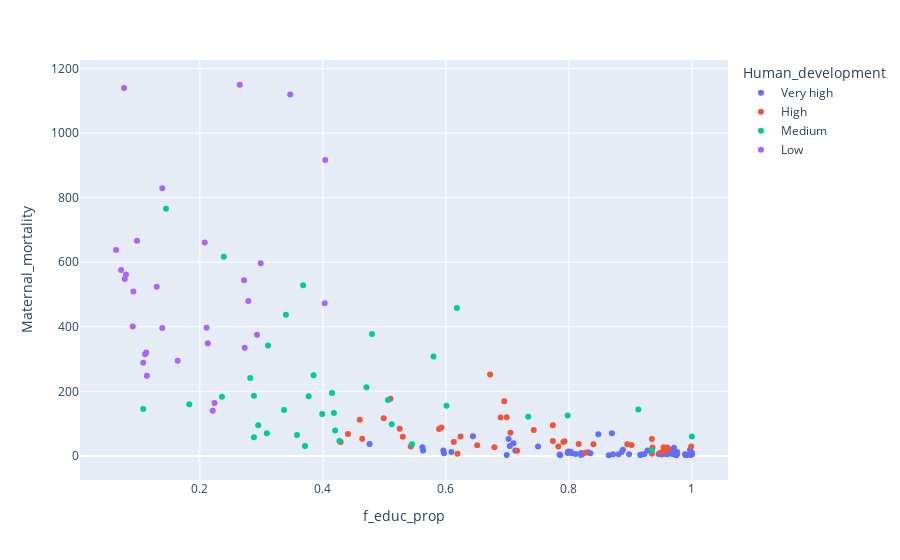

The notebook cell saved with this chart:
### Code cell
### Interactive Plot of Percentage of women with secondary education vs. maternal mortality
px.scatter(df1, 
           y = 'Maternal_mortality',
           x = 'f_educ_prop',
           hover_data = ['Country'],
           color = 'Human_development')

### Figure 1 — Plotly figure (JSON) as saved in the notebook; plotly's stock layout.template omitted (floating-point values rounded to 4 significant figures)
{"data": [{"customdata": [["Switzerland"], ["Norway"], ["Iceland"], ["Hong Kong"], ["Australia"], ["Denmark"], ["Sweden"], ["Ireland"], ["Germany"], ["Netherlands"], ["Finland"], ["Singapore"], ["Belgium"], ["New Zealand"], ["Canada"], ["Liechtenstein"], ["Luxembourg"], ["United Kingdom"], ["Japan"], ["South Korea"], ["United States"], ["Israel"], ["Malta"], ["Slovenia"], ["Austria"], ["United Arab Emirates"], ["Spain"], ["France"], ["Cyprus"], ["Italy"], ["Estonia"], ["Czechia"], ["Greece"], ["Poland"], ["Bahrain"], ["Lithuania"], ["Saudi Arabia"], ["Portugal"], ["Latvia"], ["Andorra"], ["Croatia"], ["Chile"], ["Qatar"], ["San Marino"], ["Slovakia"], ["Hungary"], ["Argentina"], ["Türkiye"], ["Montenegro"], ["Kuwait"], ["Brunei Darussalam"], ["Russian Federation"], ["Romania"], ["Oman"], ["Bahamas"], ["Kazakhstan"], ["Trinidad and Tobago"], ["Costa Rica"], ["Uruguay"], ["Belarus"], ["Panama"], ["Malaysia"], ["Georgia"], ["Mauritius"], ["Serbia"], ["Thailand"]], "hovertemplate": "Human_development=Very high<br>f_educ_prop=%{x}<br>Maternal_mortality=%{y}<br>Country=%{customdata[0]}<extra></extra>", "legendgroup": "Very high", "marker": {"color": "#636efa", "symbol": "circle"}, "mode": "markers", "name": "Very high", "orientation": "v", "showlegend": true, "type": "scatter", "x": [0.969, 0.991, 0.998, 0.771, 0.946, 0.951, 0.918, 0.881, 0.961, 0.898, 0.99, 0.805, 0.872, 0.82, 1, null, 1, 0.998, 0.959, 0.831, 0.965, 0.916, 0.822, 0.976, 1, 0.82, 0.785, 0.835, 0.811, 0.786, 0.976, 0.998, 0.699, 0.865, 0.799, 0.955, 0.713, 0.597, 0.997, 0.707, 0.97, 0.803, 0.798, 0.818, 0.989, 0.976, 0.71, 0.563, 0.923, 0.609, 0.704, 0.928, 0.888, 0.966, 0.87, 0.998, 0.848, 0.562, 0.596, 0.975, 0.702, 0.75, 0.971, 0.644, 0.886, 0.476], "xaxis": "x", "y": [5, 2, 4, null, 6, 4, 4, 5, 7, 5, 3, 8, 5, 9, 10, null, 5, 7, 5, 11, 19, 3, 6, 7, 5, 3, 4, 8, 6, 2, 9, 3, 3, 2, 14, 8, 17, 8, 19, null, 8, 13, 9, null, 5, 12, 39, 17, 6, 12, 31, 17, 19, 19, 70, 10, 67, 27, 17, 2, 52, 29, 25, 61, 12, 37], "yaxis": "y"}, {"customdata": [["Albania"], ["Bulgaria"], ["Grenada"], ["Barbados"], ["Antigua and Barbuda"], ["Seychelles"], ["Sri Lanka"], ["Bosnia and Herzegovina"], ["Saint Kitts and Nevis"], ["Iran"], ["Ukraine"], ["North Macedonia"], ["China"], ["Dominican Republic"], ["Moldova"], ["Palau"], ["Cuba"], ["Peru"], ["Armenia"], ["Mexico"], ["Brazil"], ["Colombia"], ["Saint Vincent and the Grenadines"], ["Maldives"], ["Algeria"], ["Azerbaijan"], ["Tonga"], ["Turkmenistan"], ["Ecuador"], ["Mongolia"], ["Egypt"], ["Tunisia"], ["Fiji"], ["Suriname"], ["Uzbekistan"], ["Dominica"], ["Jordan"], ["Libya"], ["Paraguay"], ["Palestine"], ["Saint Lucia"], ["Guyana"], ["South Africa"], ["Jamaica"], ["Samoa"], ["Gabon"], ["Lebanon"], ["Indonesia"], ["Viet Nam"]], "hovertemplate": "Human_development=High<br>f_educ_prop=%{x}<br>Maternal_mortality=%{y}<br>Country=%{customdata[0]}<extra></extra>", "legendgroup": "High", "marker": {"color": "#EF553B", "symbol": "circle"}, "mode": "markers", "name": "High", "orientation": "v", "showlegend": true, "type": "scatter", "x": [0.954, 0.949, null, 0.954, null, null, 0.84, 0.827, null, 0.716, 0.962, 0.619, 0.783, 0.774, 0.961, 0.969, 0.895, 0.593, 0.96, 0.651, 0.624, 0.589, 0.441, 0.464, 0.46, 0.936, 0.935, 0.935, 0.53, 0.793, 0.816, 0.429, 0.902, 0.699, 0.999, null, 0.774, 0.705, 0.525, 0.679, 0.499, 0.695, 0.689, 0.743, 0.791, 0.672, 0.543, 0.51, 0.613], "xaxis": "x", "y": [15, 10, 25, 27, 42, 53, 36, 10, null, 16, 19, 7, 29, 95, 19, null, 36, 88, 26, 33, 60, 83, 68, 53, 112, 26, 52, 7, 59, 45, 37, 43, 34, 120, 29, null, 46, 72, 84, 27, 117, 169, 119, 80, 43, 252, 29, 177, 43], "yaxis": "y"}, {"customdata": [["Philippines"], ["Botswana"], ["Bolivia"], ["Kyrgyzstan"], ["Venezuela"], ["Iraq"], ["Tajikistan"], ["Belize"], ["Morocco"], ["El Salvador"], ["Nicaragua"], ["Bhutan"], ["Cabo Verde"], ["Bangladesh"], ["Tuvalu"], ["Marshall Islands"], ["India"], ["Ghana"], ["Micronesia"], ["Guatemala"], ["Kiribati"], ["Honduras"], ["Sao Tome and Principe"], ["Namibia"], ["Lao People's Democratic Republic"], ["Timor-Leste"], ["Vanuatu"], ["Nepal"], ["Eswatini"], ["Equatorial Guinea"], ["Cambodia"], ["Zimbabwe"], ["Angola"], ["Myanmar"], ["Syrian Arab Republic"], ["Cameroon"], ["Kenya"], ["Congo"], ["Zambia"], ["Solomon Islands"], ["Comoros"], ["Papua New Guinea"], ["Mauritania"], ["Côte d'Ivoire"]], "hovertemplate": "Human_development=Medium<br>f_educ_prop=%{x}<br>Maternal_mortality=%{y}<br>Country=%{customdata[0]}<extra></extra>", "legendgroup": "Medium", "marker": {"color": "#00cc96", "symbol": "circle"}, "mode": "markers", "name": "Medium", "orientation": "v", "showlegend": true, "type": "scatter", "x": [0.734, 0.913, 0.601, 1, 0.798, 0.42, 0.935, 0.545, 0.309, 0.427, 0.512, 0.236, 0.288, 0.506, 0.6, 0.916, 0.418, 0.58, null, 0.295, null, 0.358, 0.399, 0.415, 0.377, 0.337, null, 0.288, 0.34, null, 0.183, 0.618, 0.282, 0.385, 0.371, 0.368, 0.311, 0.48, 0.471, null, null, 0.108, 0.145, 0.239], "xaxis": "x", "y": [121, 144, 155, 60, 125, 79, 17, 36, 70, 46, 98, 183, 58, 173, null, null, 133, 308, 88, 95, 92, 65, 130, 195, 185, 142, 72, 186, 437, 301, 160, 458, 241, 250, 31, 529, 342, 378, 213, 104, 273, 145, 766, 617], "yaxis": "y"}, {"customdata": [["Tanzania"], ["Pakistan"], ["Togo"], ["Haiti"], ["Nigeria"], ["Rwanda"], ["Benin"], ["Uganda"], ["Lesotho"], ["Malawi"], ["Senegal"], ["Djibouti"], ["Sudan"], ["Madagascar"], ["Gambia"], ["Ethiopia"], ["Eritrea"], ["Guinea-Bissau"], ["Liberia"], ["Congo"], ["Afghanistan"], ["Sierra Leone"], ["Guinea"], ["Yemen"], ["Burkina Faso"], ["Mozambique"], ["Mali"], ["Burundi"], ["Central African Republic"], ["Niger"], ["Chad"], ["South Sudan"]], "hovertemplate": "Human_development=Low<br>f_educ_prop=%{x}<br>Maternal_mortality=%{y}<br>Country=%{customdata[0]}<extra></extra>", "legendgroup": "Low", "marker": {"color": "#ab63fa", "symbol": "circle"}, "mode": "markers", "name": "Low", "orientation": "v", "showlegend": true, "type": "scatter", "x": [0.13, 0.221, 0.139, 0.279, 0.404, 0.114, 0.211, 0.293, 0.272, 0.213, 0.111, null, 0.164, 0.273, 0.299, 0.091, null, 0.098, 0.208, 0.403, 0.064, 0.347, 0.072, 0.224, 0.113, 0.108, 0.08, 0.078, 0.139, 0.092, 0.077, 0.265], "xaxis": "x", "y": [524, 140, 396, 480, 917, 248, 397, 375, 544, 349, 315, 248, 295, 335, 597, 401, 480, 667, 661, 473, 638, 1120, 576, 164, 320, 289, 562, 548, 829, 509, 1140, 1150], "yaxis": "y"}], "layout": {"legend": {"title": {"text": "Human_development"}, "tracegroupgap": 0}, "margin": {"t": 60}, "xaxis": {"anchor": "y", "domain": [0, 1], "title": {"text": "f_educ_prop"}}, "yaxis": {"anchor": "x", "domain": [0, 1], "title": {"text": "Maternal_mortality"}}}}
